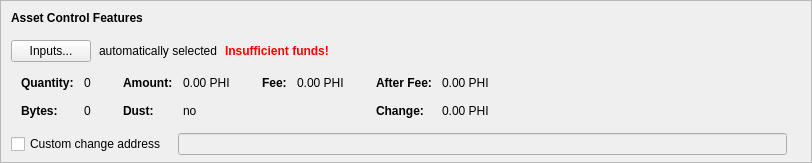
      <widget class="QFrame" name="frameAssetControl">
       <property name="sizePolicy">
        <sizepolicy hsizetype="Expanding" vsizetype="Fixed">
         <horstretch>0</horstretch>
         <verstretch>0</verstretch>
        </sizepolicy>
       </property>
       <property name="maximumSize">
        <size>
         <width>16777215</width>
         <height>16777215</height>
        </size>
       </property>
       <property name="frameShape">
        <enum>QFrame::StyledPanel</enum>
       </property>
       <property name="frameShadow">
        <enum>QFrame::Sunken</enum>
       </property>
       <layout class="QVBoxLayout" name="verticalLayoutAssetControl2">
        <property name="spacing">
         <number>0</number>
        </property>
        <property name="leftMargin">
         <number>0</number>
        </property>
        <property name="topMargin">
         <number>0</number>
        </property>
        <property name="rightMargin">
         <number>0</number>
        </property>
        <property name="bottomMargin">
         <number>6</number>
        </property>
        <item>
         <layout class="QVBoxLayout" name="verticalLayoutAssetControl" stretch="0,0,0,0,1">
          <property name="spacing">
           <number>0</number>
          </property>
          <property name="leftMargin">
           <number>10</number>
          </property>
          <property name="topMargin">
           <number>10</number>
          </property>
          <item>
           <layout class="QHBoxLayout" name="horizontalLayoutAssetControl1">
            <property name="bottomMargin">
             <number>15</number>
            </property>
            <item>
             <widget class="QLabel" name="labelAssetControlFeatures">
              <property name="sizePolicy">
               <sizepolicy hsizetype="Preferred" vsizetype="Maximum">
                <horstretch>0</horstretch>
                <verstretch>0</verstretch>
               </sizepolicy>
              </property>
              <property name="font">
               <font>
                <weight>75</weight>
                <bold>true</bold>
               </font>
              </property>
              <property name="styleSheet">
               <string notr="true">font-weight:bold;</string>
              </property>
              <property name="text">
               <string>Asset Control Features</string>
              </property>
             </widget>
            </item>
           </layout>
          </item>
          <item>
           <layout class="QHBoxLayout" name="horizontalLayoutAssetControl2" stretch="0,0,0,0">
            <property name="spacing">
             <number>8</number>
            </property>
            <property name="bottomMargin">
             <number>10</number>
            </property>
            <item>
             <widget class="QPushButton" name="pushButtonAssetControl">
              <property name="styleSheet">
               <string notr="true"/>
              </property>
              <property name="text">
               <string>Inputs...</string>
              </property>
              <property name="autoDefault">
               <bool>false</bool>
              </property>
             </widget>
            </item>
            <item>
             <widget class="QLabel" name="labelAssetControlAutomaticallySelected">
              <property name="text">
               <string>automatically selected</string>
              </property>
              <property name="margin">
               <number>5</number>
              </property>
             </widget>
            </item>
            <item>
             <widget class="QLabel" name="labelAssetControlInsuffFunds">
              <property name="font">
               <font>
                <weight>75</weight>
                <bold>true</bold>
               </font>
              </property>
              <property name="styleSheet">
               <string notr="true">color:red;font-weight:bold;</string>
              </property>
              <property name="text">
               <string>Insufficient funds!</string>
              </property>
              <property name="margin">
               <number>5</number>
              </property>
             </widget>
            </item>
            <item>
             <spacer name="horizontalSpacerAssetControl">
              <property name="orientation">
               <enum>Qt::Horizontal</enum>
              </property>
              <property name="sizeHint" stdset="0">
               <size>
                <width>40</width>
                <height>1</height>
               </size>
              </property>
             </spacer>
            </item>
           </layout>
          </item>
          <item>
           <widget class="QWidget" name="widgetAssetControl" native="true">
            <property name="sizePolicy">
             <sizepolicy hsizetype="Preferred" vsizetype="Preferred">
              <horstretch>0</horstretch>
              <verstretch>0</verstretch>
             </sizepolicy>
            </property>
            <property name="minimumSize">
             <size>
              <width>0</width>
              <height>0</height>
             </size>
            </property>
            <property name="styleSheet">
             <string notr="true"/>
            </property>
            <layout class="QHBoxLayout" name="horizontalLayoutAssetControl5">
             <property name="leftMargin">
              <number>0</number>
             </property>
             <property name="topMargin">
              <number>0</number>
             </property>
             <property name="rightMargin">
              <number>0</number>
             </property>
             <property name="bottomMargin">
              <number>0</number>
             </property>
             <item>
              <layout class="QHBoxLayout" name="horizontalLayoutAssetControl3" stretch="0,0,0,1">
               <property name="spacing">
                <number>20</number>
               </property>
               <property name="topMargin">
                <number>0</number>
               </property>
               <property name="bottomMargin">
                <number>10</number>
               </property>
               <item>
                <layout class="QFormLayout" name="formLayoutAssetControl1">
                 <property name="horizontalSpacing">
                  <number>10</number>
                 </property>
                 <property name="verticalSpacing">
                  <number>14</number>
                 </property>
                 <property name="leftMargin">
                  <number>10</number>
                 </property>
                 <property name="topMargin">
                  <number>4</number>
                 </property>
                 <property name="rightMargin">
                  <number>6</number>
                 </property>
                 <item row="0" column="0">
                  <widget class="QLabel" name="labelAssetControlQuantityText">
                   <property name="font">
                    <font>
                     <weight>75</weight>
                     <bold>true</bold>
                    </font>
                   </property>
                   <property name="text">
                    <string>Quantity:</string>
                   </property>
                   <property name="margin">
                    <number>0</number>
                   </property>
                  </widget>
                 </item>
                 <item row="0" column="1">
                  <widget class="QLabel" name="labelAssetControlQuantity">
                   <property name="cursor">
                    <cursorShape>IBeamCursor</cursorShape>
                   </property>
                   <property name="contextMenuPolicy">
                    <enum>Qt::ActionsContextMenu</enum>
                   </property>
                   <property name="text">
                    <string notr="true">0</string>
                   </property>
                   <property name="margin">
                    <number>0</number>
                   </property>
                   <property name="textInteractionFlags">
                    <set>Qt::LinksAccessibleByMouse|Qt::TextSelectableByKeyboard|Qt::TextSelectableByMouse</set>
                   </property>
                  </widget>
                 </item>
                 <item row="1" column="0">
                  <widget class="QLabel" name="labelAssetControlBytesText">
                   <property name="font">
                    <font>
                     <weight>75</weight>
                     <bold>true</bold>
                    </font>
                   </property>
                   <property name="text">
                    <string>Bytes:</string>
                   </property>
                  </widget>
                 </item>
                 <item row="1" column="1">
                  <widget class="QLabel" name="labelAssetControlBytes">
                   <property name="cursor">
                    <cursorShape>IBeamCursor</cursorShape>
                   </property>
                   <property name="contextMenuPolicy">
                    <enum>Qt::ActionsContextMenu</enum>
                   </property>
                   <property name="text">
                    <string notr="true">0</string>
                   </property>
                   <property name="textInteractionFlags">
                    <set>Qt::LinksAccessibleByMouse|Qt::TextSelectableByKeyboard|Qt::TextSelectableByMouse</set>
                   </property>
                  </widget>
                 </item>
                </layout>
               </item>
               <item>
                <layout class="QFormLayout" name="formLayoutAssetControl2">
                 <property name="horizontalSpacing">
                  <number>10</number>
                 </property>
                 <property name="verticalSpacing">
                  <number>14</number>
                 </property>
                 <property name="leftMargin">
                  <number>6</number>
                 </property>
                 <property name="topMargin">
                  <number>4</number>
                 </property>
                 <property name="rightMargin">
                  <number>6</number>
                 </property>
                 <item row="0" column="0">
                  <widget class="QLabel" name="labelAssetControlAmountText">
                   <property name="font">
                    <font>
                     <weight>75</weight>
                     <bold>true</bold>
                    </font>
                   </property>
                   <property name="text">
                    <string>Amount:</string>
                   </property>
                   <property name="margin">
                    <number>0</number>
                   </property>
                  </widget>
                 </item>
                 <item row="0" column="1">
                  <widget class="QLabel" name="labelAssetControlAmount">
                   <property name="cursor">
                    <cursorShape>IBeamCursor</cursorShape>
                   </property>
                   <property name="contextMenuPolicy">
                    <enum>Qt::ActionsContextMenu</enum>
                   </property>
                   <property name="text">
                    <string notr="true">0.00 PHI</string>
                   </property>
                   <property name="textInteractionFlags">
                    <set>Qt::LinksAccessibleByMouse|Qt::TextSelectableByKeyboard|Qt::TextSelectableByMouse</set>
                   </property>
                  </widget>
                 </item>
                 <item row="1" column="0">
                  <widget class="QLabel" name="labelAssetControlLowOutputText">
                   <property name="font">
                    <font>
                     <weight>75</weight>
                     <bold>true</bold>
                    </font>
                   </property>
                   <property name="text">
                    <string>Dust:</string>
                   </property>
                  </widget>
                 </item>
                 <item row="1" column="1">
                  <widget class="QLabel" name="labelAssetControlLowOutput">
                   <property name="cursor">
                    <cursorShape>IBeamCursor</cursorShape>
                   </property>
                   <property name="contextMenuPolicy">
                    <enum>Qt::ActionsContextMenu</enum>
                   </property>
                   <property name="text">
                    <string notr="true">no</string>
                   </property>
                   <property name="textInteractionFlags">
                    <set>Qt::LinksAccessibleByMouse|Qt::TextSelectableByKeyboard|Qt::TextSelectableByMouse</set>
                   </property>
                  </widget>
                 </item>
                </layout>
               </item>
               <item>
                <layout class="QFormLayout" name="formLayoutAssetControl3">
                 <property name="horizontalSpacing">
                  <number>10</number>
                 </property>
                 <property name="verticalSpacing">
                  <number>14</number>
                 </property>
                 <property name="leftMargin">
                  <number>6</number>
                 </property>
                 <property name="topMargin">
                  <number>4</number>
                 </property>
                 <property name="rightMargin">
                  <number>6</number>
                 </property>
                 <item row="0" column="0">
                  <widget class="QLabel" name="labelAssetControlFeeText">
                   <property name="font">
                    <font>
                     <weight>75</weight>
                     <bold>true</bold>
                    </font>
                   </property>
                   <property name="text">
                    <string>Fee:</string>
                   </property>
                   <property name="margin">
                    <number>0</number>
                   </property>
                  </widget>
                 </item>
                 <item row="0" column="1">
                  <widget class="QLabel" name="labelAssetControlFee">
                   <property name="cursor">
                    <cursorShape>IBeamCursor</cursorShape>
                   </property>
                   <property name="contextMenuPolicy">
                    <enum>Qt::ActionsContextMenu</enum>
                   </property>
                   <property name="text">
                    <string notr="true">0.00 PHI</string>
                   </property>
                   <property name="textInteractionFlags">
                    <set>Qt::LinksAccessibleByMouse|Qt::TextSelectableByKeyboard|Qt::TextSelectableByMouse</set>
                   </property>
                  </widget>
                 </item>
                </layout>
               </item>
               <item>
                <layout class="QFormLayout" name="formLayoutAssetControl4">
                 <property name="horizontalSpacing">
                  <number>10</number>
                 </property>
                 <property name="verticalSpacing">
                  <number>14</number>
                 </property>
                 <property name="leftMargin">
                  <number>6</number>
                 </property>
                 <property name="topMargin">
                  <number>4</number>
                 </property>
                 <property name="rightMargin">
                  <number>6</number>
                 </property>
                 <item row="0" column="0">
                  <widget class="QLabel" name="labelAssetControlAfterFeeText">
                   <property name="font">
                    <font>
                     <weight>75</weight>
                     <bold>true</bold>
                    </font>
                   </property>
                   <property name="text">
                    <string>After Fee:</string>
                   </property>
                   <property name="margin">
                    <number>0</number>
                   </property>
                  </widget>
                 </item>
                 <item row="0" column="1">
                  <widget class="QLabel" name="labelAssetControlAfterFee">
                   <property name="cursor">
                    <cursorShape>IBeamCursor</cursorShape>
                   </property>
                   <property name="contextMenuPolicy">
                    <enum>Qt::ActionsContextMenu</enum>
                   </property>
                   <property name="text">
                    <string notr="true">0.00 PHI</string>
                   </property>
                   <property name="textInteractionFlags">
                    <set>Qt::LinksAccessibleByMouse|Qt::TextSelectableByKeyboard|Qt::TextSelectableByMouse</set>
                   </property>
                  </widget>
                 </item>
                 <item row="1" column="0">
                  <widget class="QLabel" name="labelAssetControlChangeText">
                   <property name="font">
                    <font>
                     <weight>75</weight>
                     <bold>true</bold>
                    </font>
                   </property>
                   <property name="text">
                    <string>Change:</string>
                   </property>
                  </widget>
                 </item>
                 <item row="1" column="1">
                  <widget class="QLabel" name="labelAssetControlChange">
                   <property name="cursor">
                    <cursorShape>IBeamCursor</cursorShape>
                   </property>
                   <property name="contextMenuPolicy">
                    <enum>Qt::ActionsContextMenu</enum>
                   </property>
                   <property name="text">
                    <string notr="true">0.00 PHI</string>
                   </property>
                   <property name="textInteractionFlags">
                    <set>Qt::LinksAccessibleByMouse|Qt::TextSelectableByKeyboard|Qt::TextSelectableByMouse</set>
                   </property>
                  </widget>
                 </item>
                </layout>
               </item>
              </layout>
             </item>
            </layout>
           </widget>
          </item>
          <item>
           <layout class="QHBoxLayout" name="horizontalLayoutAssetControl4" stretch="0,0,0">
            <property name="spacing">
             <number>12</number>
            </property>
            <property name="sizeConstraint">
             <enum>QLayout::SetDefaultConstraint</enum>
            </property>
            <property name="topMargin">
             <number>5</number>
            </property>
            <property name="rightMargin">
             <number>5</number>
            </property>
            <item>
             <widget class="QCheckBox" name="checkBoxAssetControlChange">
              <property name="toolTip">
               <string>If this is activated, but the change address is empty or invalid, change will be sent to a newly generated address.</string>
              </property>
              <property name="text">
               <string>Custom change address</string>
              </property>
             </widget>
            </item>
            <item>
             <widget class="QValidatedLineEdit" name="lineEditAssetControlChange">
              <property name="enabled">
               <bool>false</bool>
              </property>
              <property name="sizePolicy">
               <sizepolicy hsizetype="Expanding" vsizetype="Fixed">
                <horstretch>0</horstretch>
                <verstretch>0</verstretch>
               </sizepolicy>
              </property>
             </widget>
            </item>
            <item>
             <widget class="QLabel" name="labelAssetControlChangeLabel">
              <property name="sizePolicy">
               <sizepolicy hsizetype="Preferred" vsizetype="Expanding">
                <horstretch>0</horstretch>
                <verstretch>0</verstretch>
               </sizepolicy>
              </property>
              <property name="minimumSize">
               <size>
                <width>0</width>
                <height>0</height>
               </size>
              </property>
              <property name="text">
               <string/>
              </property>
              <property name="margin">
               <number>3</number>
              </property>
             </widget>
            </item>
           </layout>
          </item>
          <item>
           <spacer name="verticalSpacerAssetControl">
            <property name="orientation">
             <enum>Qt::Vertical</enum>
            </property>
            <property name="sizeHint" stdset="0">
             <size>
              <width>800</width>
              <height>1</height>
             </size>
            </property>
           </spacer>
          </item>
         </layout>
        </item>
       </layout>
      </widget>
